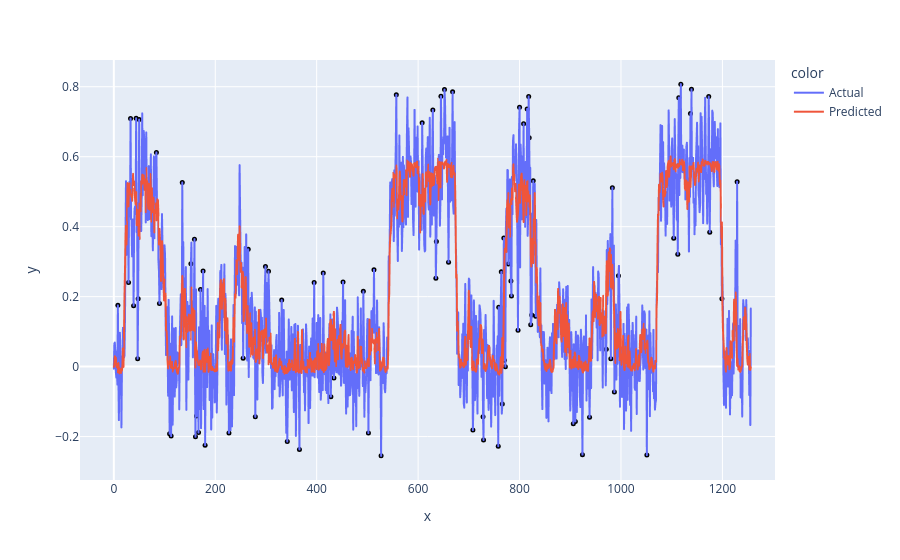

The notebook cell this image was saved under:
### Code cell
noise = get_noise(X_test, 0.1)
predicted_load_test_noise = model.predict(X_test + noise)
display_prediction(X_test + noise, predicted_load_test_noise, 4,  mean, std, 2)

### Figure 1 — Plotly figure (JSON) as saved in the notebook; plotly's stock layout.template omitted (floating-point values rounded to 4 significant figures; data arrays with more than 128 entries replaced by an {"elided": "..."} marker saying what was removed)
{"data": [{"hovertemplate": "color=Actual<br>x=%{x}<br>y=%{y}<extra></extra>", "legendgroup": "Actual", "line": {"color": "#636efa", "dash": "solid"}, "marker": {"symbol": "circle"}, "mode": "lines", "name": "Actual", "showlegend": true, "type": "scattergl", "x": {"elided": "1257 int values"}, "xaxis": "x", "y": {"elided": "1257 float values"}, "yaxis": "y"}, {"hovertemplate": "color=Predicted<br>x=%{x}<br>y=%{y}<extra></extra>", "legendgroup": "Predicted", "line": {"color": "#EF553B", "dash": "solid"}, "marker": {"symbol": "circle"}, "mode": "lines", "name": "Predicted", "showlegend": true, "type": "scattergl", "x": {"elided": "1257 int values"}, "xaxis": "x", "y": {"elided": "1257 float values"}, "yaxis": "y"}, {"hovertemplate": "x=%{x}<br>y=%{y}<extra></extra>", "legendgroup": "", "marker": {"color": "black", "size": 5, "symbol": "circle"}, "mode": "markers", "name": "", "orientation": "v", "showlegend": false, "type": "scatter", "x": [8, 29, 33, 39, 44, 47, 48, 50, 84, 90, 110, 113, 135, 152, 159, 161, 163, 167, 171, 176, 180, 227, 255, 265, 279, 299, 305, 331, 342, 366, 395, 413, 428, 434, 452, 492, 502, 513, 527, 557, 608, 629, 635, 636, 645, 652, 660, 668, 708, 728, 729, 758, 759, 764, 766, 769, 770, 772, 778, 783, 784, 797, 800, 808, 815, 818, 819, 822, 824, 827, 832, 906, 910, 924, 938, 971, 980, 983, 987, 995, 1051, 1104, 1112, 1114, 1118, 1137, 1139, 1173, 1175, 1199, 1229], "xaxis": "x", "y": [0.1751, 0.2406, 0.7091, 0.1741, 0.7101, 0.02251, 0.1936, 0.706, 0.6122, 0.1806, -0.192, -0.1985, 0.5262, 0.2938, 0.3644, -0.2005, -0.1413, -0.1883, 0.2206, 0.2735, -0.2245, -0.1895, 0.02423, 0.3353, -0.1435, 0.2861, 0.2725, 0.1902, -0.2142, -0.2366, 0.2407, 0.2679, -0.08584, -0.03256, 0.242, 0.2151, -0.1899, 0.2769, -0.2551, 0.7771, 0.697, 0.7336, 0.2527, 0.3578, 0.773, 0.7919, 0.2985, 0.7853, -0.1815, -0.1434, -0.2096, -0.2276, 0.1699, 0.2709, -0.1066, 0.3678, 0.01786, -0.0002838, 0.2935, 0.2446, 0.2019, 0.1037, 0.7414, 0.6945, 0.7367, 0.772, 0.6541, 0.1195, 0.1476, 0.5311, 0.1439, -0.1632, -0.1565, -0.2516, -0.1447, 0.04944, 0.0228, 0.5115, -0.07242, 0.2598, -0.2529, 0.3671, 0.3209, 0.7688, 0.8075, 0.7233, 0.7927, 0.7719, 0.384, 0.1938, 0.5287], "yaxis": "y"}], "layout": {"legend": {"title": {"text": "color"}, "tracegroupgap": 0}, "margin": {"t": 60}, "xaxis": {"anchor": "y", "domain": [0, 1], "title": {"text": "x"}}, "yaxis": {"anchor": "x", "domain": [0, 1], "title": {"text": "y"}}}}
